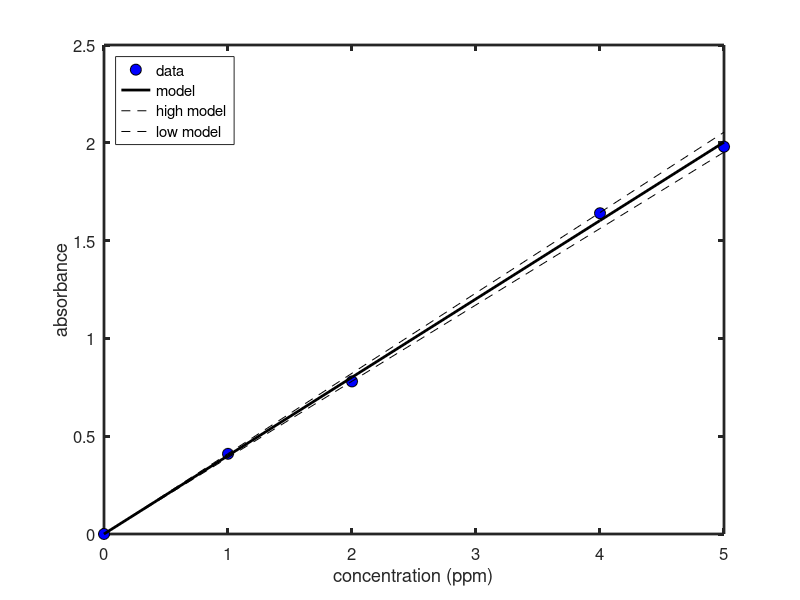

Reproduce this figure in MATLAB.
% for the Beer's law calibration determine the slope and uncertainty 
% in the slope estimation. Include a plot of the calibration curve with model line.

% for octave

% pkg load statistics

% input the data x=conc, y=Abs;

x=[0 1 2 4 5];
y=[0 0.41 0.78 1.64 1.98];

% determine the best fit slope

slope=(sum(y.*x))./(sum(x.^2))

% determine standard error

SSE_Best=sum((y-slope*x).^2);
P=1; N=length(y); nu=N-P; ssquared=SSE_Best/nu;
SE=sqrt(ssquared/sum(x.^2));

alpha=0.95; alphatable=alpha+(1-alpha)/2;
ttable=tinv(alphatable,nu);

CI95=SE*ttable
slopewitherror=[slope-CI95 slope slope+CI95]

% plot with the best answer

model=slope*x; modellow=(slope-CI95)*x; modelhigh=(slope+CI95)*x; 

figure(1)
h=plot(x,y,'ko',x,model,'k-',x,modelhigh,'k--',x,modellow,'k--');
set(h(1),'markersize',8,'markerfacecolor','b');
set(h(2),'linewidth',2)
legend('data','model','high model','low model','location','northwest')
set(gca,'linewidth',2,'fontsize',12)
xlabel('concentration (ppm)'); ylabel('absorbance')



